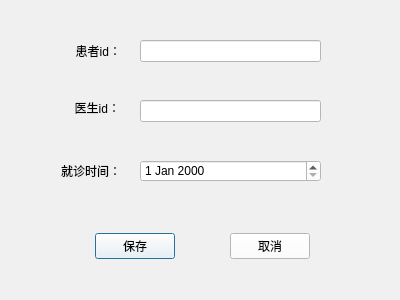
<?xml version="1.0" encoding="UTF-8"?>
<ui version="4.0">
 <class>dlg_addregistration</class>
 <widget class="QDialog" name="dlg_addregistration">
  <property name="geometry">
   <rect>
    <x>0</x>
    <y>0</y>
    <width>400</width>
    <height>300</height>
   </rect>
  </property>
  <property name="minimumSize">
   <size>
    <width>400</width>
    <height>300</height>
   </size>
  </property>
  <property name="maximumSize">
   <size>
    <width>400</width>
    <height>300</height>
   </size>
  </property>
  <property name="windowTitle">
   <string/>
  </property>
  <property name="styleSheet">
   <string notr="true">background-color: rgb(240, 240, 240);</string>
  </property>
  <widget class="QLineEdit" name="le_pid">
   <property name="geometry">
    <rect>
     <x>140</x>
     <y>40</y>
     <width>181</width>
     <height>22</height>
    </rect>
   </property>
   <property name="styleSheet">
    <string notr="true">background-color: rgb(255, 255, 255);</string>
   </property>
  </widget>
  <widget class="QWidget" name="widget" native="true">
   <property name="geometry">
    <rect>
     <x>47</x>
     <y>230</y>
     <width>311</width>
     <height>32</height>
    </rect>
   </property>
   <layout class="QGridLayout" name="gridLayout">
    <item row="0" column="2">
     <spacer name="horizontalSpacer_2">
      <property name="orientation">
       <enum>Qt::Horizontal</enum>
      </property>
      <property name="sizeHint" stdset="0">
       <size>
        <width>40</width>
        <height>20</height>
       </size>
      </property>
     </spacer>
    </item>
    <item row="0" column="0">
     <spacer name="horizontalSpacer_3">
      <property name="orientation">
       <enum>Qt::Horizontal</enum>
      </property>
      <property name="sizeHint" stdset="0">
       <size>
        <width>40</width>
        <height>20</height>
       </size>
      </property>
     </spacer>
    </item>
    <item row="0" column="1">
     <widget class="QPushButton" name="btn_save">
      <property name="styleSheet">
       <string notr="true">background-color: rgb(255, 255, 255);</string>
      </property>
      <property name="text">
       <string>保存</string>
      </property>
      <property name="autoDefault">
       <bool>true</bool>
      </property>
     </widget>
    </item>
    <item row="0" column="4">
     <spacer name="horizontalSpacer_4">
      <property name="orientation">
       <enum>Qt::Horizontal</enum>
      </property>
      <property name="sizeHint" stdset="0">
       <size>
        <width>40</width>
        <height>20</height>
       </size>
      </property>
     </spacer>
    </item>
    <item row="0" column="3">
     <widget class="QPushButton" name="btn_cancel">
      <property name="styleSheet">
       <string notr="true">background-color: rgb(255, 255, 255);</string>
      </property>
      <property name="text">
       <string>取消</string>
      </property>
     </widget>
    </item>
   </layout>
  </widget>
  <widget class="QLabel" name="label_3">
   <property name="geometry">
    <rect>
     <x>40</x>
     <y>160</y>
     <width>81</width>
     <height>21</height>
    </rect>
   </property>
   <property name="minimumSize">
    <size>
     <width>80</width>
     <height>0</height>
    </size>
   </property>
   <property name="text">
    <string>就诊时间：</string>
   </property>
   <property name="alignment">
    <set>Qt::AlignRight|Qt::AlignTrailing|Qt::AlignVCenter</set>
   </property>
  </widget>
  <widget class="QLineEdit" name="le_did">
   <property name="geometry">
    <rect>
     <x>140</x>
     <y>100</y>
     <width>181</width>
     <height>22</height>
    </rect>
   </property>
   <property name="styleSheet">
    <string notr="true">background-color: rgb(255, 255, 255);</string>
   </property>
  </widget>
  <widget class="QLabel" name="label_2">
   <property name="geometry">
    <rect>
     <x>40</x>
     <y>100</y>
     <width>80</width>
     <height>16</height>
    </rect>
   </property>
   <property name="minimumSize">
    <size>
     <width>80</width>
     <height>0</height>
    </size>
   </property>
   <property name="text">
    <string>医生id：</string>
   </property>
   <property name="alignment">
    <set>Qt::AlignRight|Qt::AlignTrailing|Qt::AlignVCenter</set>
   </property>
  </widget>
  <widget class="QLabel" name="label">
   <property name="geometry">
    <rect>
     <x>30</x>
     <y>40</y>
     <width>91</width>
     <height>21</height>
    </rect>
   </property>
   <property name="minimumSize">
    <size>
     <width>80</width>
     <height>0</height>
    </size>
   </property>
   <property name="text">
    <string>患者id：</string>
   </property>
   <property name="alignment">
    <set>Qt::AlignRight|Qt::AlignTrailing|Qt::AlignVCenter</set>
   </property>
  </widget>
  <widget class="QDateEdit" name="le_date">
   <property name="geometry">
    <rect>
     <x>140</x>
     <y>160</y>
     <width>181</width>
     <height>22</height>
    </rect>
   </property>
   <property name="styleSheet">
    <string notr="true">background-color: rgb(255, 255, 255);</string>
   </property>
  </widget>
 </widget>
 <tabstops>
  <tabstop>le_pid</tabstop>
  <tabstop>le_did</tabstop>
  <tabstop>btn_save</tabstop>
  <tabstop>btn_cancel</tabstop>
 </tabstops>
 <resources/>
 <connections/>
</ui>
